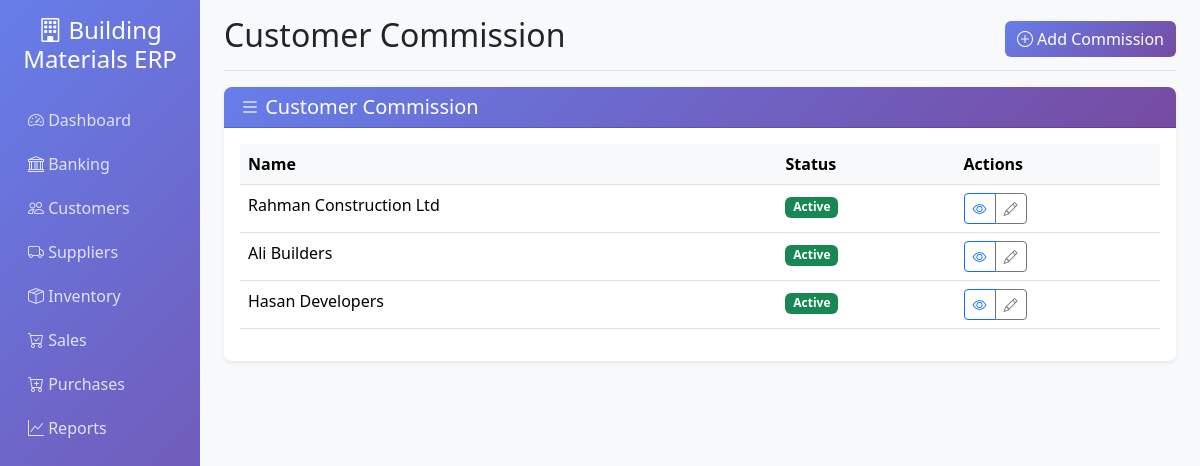
The page /customers/commission/ on the database its author committed.
### customers/models.py (models this page shows, shortened)
class CustomerCommission(models.Model):
    customer = models.ForeignKey(Customer, on_delete=models.CASCADE)
    commission_rate = models.DecimalField(max_digits=5, decimal_places=2)
    is_per_transaction = models.BooleanField(default=False)
    is_per_party = models.BooleanField(default=True)
    effective_from = models.DateField()
    effective_to = models.DateField(null=True, blank=True)
    is_active = models.BooleanField(default=True)
    created_at = models.DateTimeField(auto_now_add=True)
    class Meta:
        verbose_name = "Customer Commission"
        verbose_name_plural = "Customer Commissions"

class Customer(models.Model):
    CUSTOMER_TYPES = [
        ('retail', 'Retail'),
        ('wholesale', 'Wholesale'),
    ]
    name = models.CharField(max_length=200)
    customer_type = models.CharField(max_length=20, choices=CUSTOMER_TYPES)
    contact_person = models.CharField(max_length=100, blank=True)
    phone = models.CharField(max_length=20, blank=True)
    email = models.EmailField(blank=True)
    address = models.TextField(blank=True)
    city = models.CharField(max_length=100, blank=True)
    credit_limit = models.DecimalField(max_digits=15, decimal_places=2, default=0)
    opening_balance = models.DecimalField(max_digits=15, decimal_places=2, default=0)
    current_balance = models.DecimalField(max_digits=15, decimal_places=2, default=0)
    is_active = models.BooleanField(default=True)
    created_at = models.DateTimeField(auto_now_add=True)
    updated_at = models.DateTimeField(auto_now=True)
    class Meta:
        verbose_name = "Customer"
        verbose_name_plural = "Customers"

### customers/views.py (the view)
# urls.py: path('commission/', views.CustomerCommissionListView.as_view(), name='commission_list'),
class CustomerCommissionListView(ListView):
    model = CustomerCommission
    template_name = 'customers/commission_list.html'
    context_object_name = 'items'

### templates/customers/commission_list.html (shortened to what this page needs)
{% extends 'base.html' %}
{% block page_title %}Customer Commission{% endblock %}
{% block page_actions %}
<div class="btn-group">
    <a href="{% url 'customers:commission_create' %}" class="btn btn-primary">
        <i class="bi bi-plus-circle"></i> Add Commission
    </a>
</div>
{% endblock %}
{% block content %}
<div class="row">
    <div class="col-12">
        <div class="card">
            <div class="card-header">
                <h5 class="mb-0">
                    <i class="bi bi-list"></i>
                    Customer Commission
                </h5>
            </div>
            <div class="card-body">
                {% if items %}
                <div class="table-responsive">
                    <table class="table table-hover">
                        <thead>
                            <tr>
                                <th>Name</th>
                                <th>Status</th>
                                <th>Actions</th>
                            </tr>
                        </thead>
                        <tbody>
                            {% for item in items %}
                            <tr>
                                <td>{{ item.customer.name|default:item.id }}</td>
                                <td>
                                    <span class="badge bg-success">Active</span>
                                </td>
                                <td>
                                    <div class="btn-group btn-group-sm">
                                        <a href="#" class="btn btn-outline-primary">
                                            <i class="bi bi-eye"></i>
                                        </a>
                                        <a href="#" class="btn btn-outline-secondary">
                                            <i class="bi bi-pencil"></i>
                                        </a>
                                    </div>
                                </td>
                            </tr>
                            {% endfor %}
                        </tbody>
                    </table>
                </div>
                {% endif %}
            </div>
        </div>
    </div>
</div>
{% endblock %}

### templates/base.html (style rules this page uses)
.card { border: none; box-shadow: 0 0.125rem 0.25rem rgba(0, 0, 0, 0.075); border-radius: 0.5rem; }
.card-header { background: linear-gradient(135deg, #667eea 0%, #764ba2 100%); color: white; border-radius: 0.5rem 0.5rem 0 0 !important; }
.btn-primary { background: linear-gradient(135deg, #667eea 0%, #764ba2 100%); border: none; }
.table th { background-color: #f8f9fa; border-top: none; }

### rows shown on the page
CustomerCommission: customer.name "Rahman Construction Ltd"
CustomerCommission: customer.name "Ali Builders"
CustomerCommission: customer.name "Hasan Developers"
